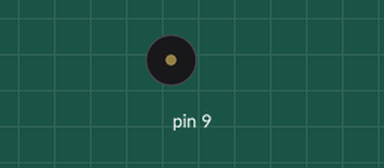
Simulated run of this sketch. Board: Arduino Uno, built with avr-gcc and run on an emulated ATmega328P. Shown: buzzer (waves = sounding).

Above: at 0.1 s.
Timing chart, 0 to 8.1 s (numbered marks = the images above):
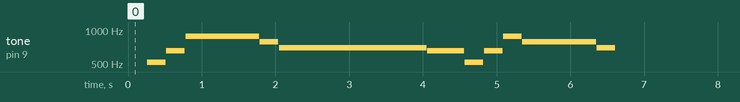

The sketch:

VIVA_LA_VIDA_TRECHO.ino
```cpp
/* UNIVERSIDADE FEDERAL RURAL DO SEMI-ARIDO
   CENTRO DE CIENCIAS EXATAS E NATURAIS - CCEN
   ===== FISICA, MUSICA E ROBÓTICA =====
   Musica: Viva La Vida - Coldplay
   */

#define NOTA_C2  65
#define NOTA_D2  73
#define NOTA_E2  82
#define NOTA_F2  87
#define NOTA_G2  98
#define NOTA_A2  110
#define NOTA_B2  123

// COMPASSO: 4/4
// notas na melodia:
int melodia[] = {
  0,NOTA_C2*2,NOTA_E2*2,NOTA_A2*2,NOTA_G2*2, NOTA_F2*2,
   NOTA_E2*2,NOTA_C2*2,NOTA_E2*2,NOTA_A2*2,NOTA_G2*2, NOTA_F2*2,
};

// duracoes das notas: 4 = quarto de tempo, 8 = oitavo de tempo, etc.:
int duracaoNotas[] = {
  8,8,8,8/3,8, 1,
   4,8,8,8,8/3,8, 1,
};

void setup() {
  // itera as notas das melodias:
  for (int nota = 0; nota < 14; nota++) {

    // para calcular a duracao da nota, utilizaremos um segundo
    // dividido pelo tipo da nota.
    // ex. quarto de tempo = 1000 / 4, oitavo de tempo = 1000/8, etc.
    int duracaoNota = 2000 / (duracaoNotas[nota]);
    tone(9, 4*melodia[nota], duracaoNota);

    // para distinguir as notas, adicione um tempo minimo entre elas.
    // duracao da nota parece funcionar bem:
    int pausaEntreNotas = duracaoNota+10;
    delay(pausaEntreNotas);
    // parar a funcao tone:
    noTone(9);
  }
}

void loop() {
  // nao precisa repetir a melodia.
}
```
